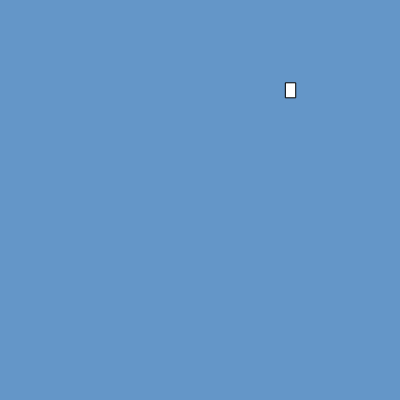
Frame 1 (no input)
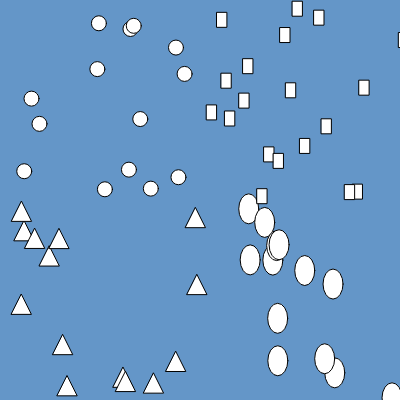
Frame 60 (no input)
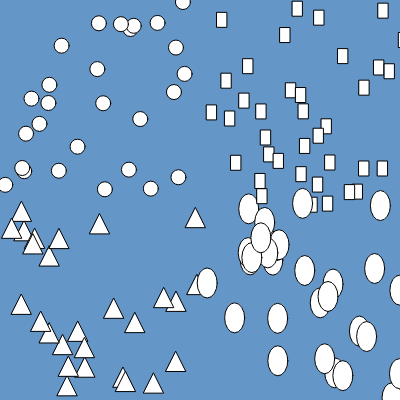
Frame 120 (the mouse pressed at the canvas centre since frame 60)

The p5.js sketch that drew these frames (run headless with seeded random() and noise() and a simulated clock; from frame 60 on, the mouse is pressed at the canvas centre):

// p5.js sketch
// ── sketch.js
let x = 0;
let y = 0;

function setup() {
  // put setup code here
  createCanvas(400, 400);
  background(100,150,200);


}

function draw() {
  // put drawing code here

  x = random(0,width);
  y = random(0, height);

  if (x > width/2 && y > height/2) {
    ellipse(x, y, 20, 30);
  }
  else if (x > width/2 && y < height/2) {
    rect(x, y, 10, 15);
  }
  else if (x < width/2 && y > height/2) {
    triangle(x, y, x+20, y, x+10, y-20);
  }
  else {
    circle(x, y, 15);
  }
}
